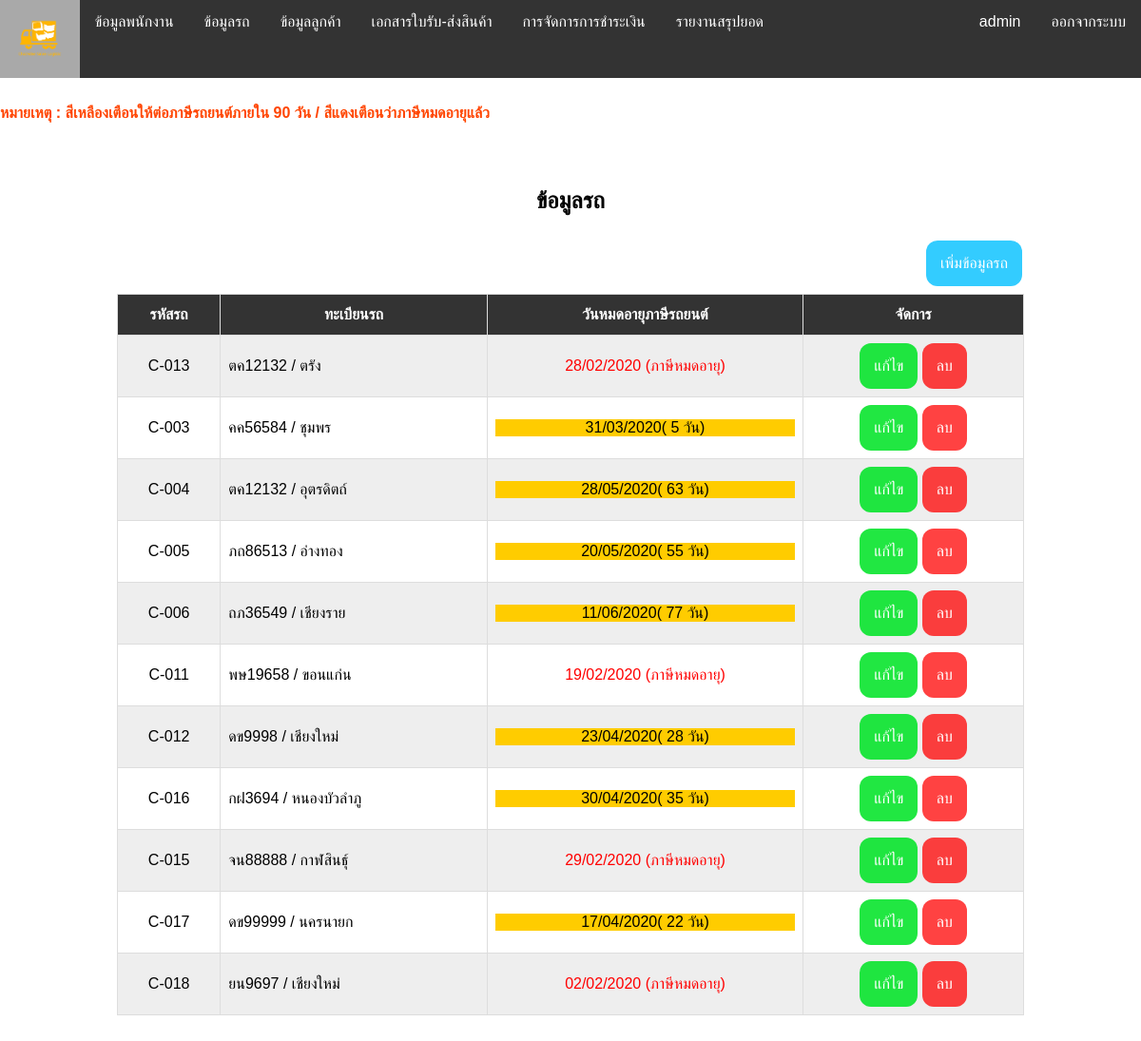
The page /car_show.php (signed in) on the database its author committed.
### tables this page shows
CREATE TABLE `tb_car` (
  `car_id` int(5) NOT NULL,
  `car_id_set` varchar(10) NOT NULL,
  `car_register` varchar(15) NOT NULL,
  `car_province` varchar(20) NOT NULL COMMENT 'จังหวัด',
  `car_date_end` date NOT NULL COMMENT 'วันหมดอายุภาษี'
);

### car_show.php (the view, shortened to what this page needs)
<?php require_once('nevbar.php');
Nevbar(); ?>
<?php require_once('Connections/myconnect.php'); ?>
<?php
function DateDiff($strDate1,$strDate2)
	 {
				return (strtotime($strDate2) - strtotime($strDate1))/  ( 60 * 60 * 24 );
	 }
$query_car = "SELECT * FROM tb_car";
$car = mysql_query($query_car, $myconnect) or die(mysql_error());
$row_car = mysql_fetch_assoc($car);
?>
<!DOCTYPE html PUBLIC "-//W3C//DTD XHTML 1.0 Transitional//EN" "http://www.w3.org/TR/xhtml1/DTD/xhtml1-transitional.dtd">
<html xmlns="http://www.w3.org/1999/xhtml">
<head>
  <link rel="stylesheet" href="index.css">
</head>
<body>
  <table width="80%" height="521" align="center">
    <tr>
      <td colspan="8">&nbsp;</td>
    </tr>
    <tr>
        <div align="left">
        <h2><FONT SIZE=3 COLOR=#FF4500>หมายเหตุ : สีเหลืองเตือนให้ต่อภาษีรถยนต์ภายใน 90 วัน / สีแดงเตือนว่าภาษีหมดอายุแล้ว</FONT></h2>
        </div>
    </tr>
    <tr>
      <td height="33" colspan="8">
        <div align="center">
          <h2>ข้อมูลรถ</h2>
        </div>
      </td>
    </tr>
    <tr>
      <td height="29" colspan="8">
        <div align="right">
          <table >
            <tr>
                <div class="buttonadd"><a href="car_insert.php">เพิ่มข้อมูลรถ</a></div>
            </tr>
          </table>
        </div>
      </td>
    </tr>
    <tr>
      <td >
        <form id="form1" name="form1" method="post" action="">
          <div align="center">
            <table id='customers'>
              <tr>
                <th >
                  <div align="center">รหัสรถ</div>
                </th>
                <th >
                  <div align="center"><span>ทะเบียนรถ</span></div>
                </th>
                <th>
                  <div align="center"><span>วันหมดอายุภาษีรถยนต์</span></div>
                </th>
                <th colspan="2">
                  <div align="center">จัดการ</div>
                </th>
              </tr>
              <?php do { ?>
                <tr>
                  <td >
                    <div align="center"><?php echo $row_car['car_id_set']; ?></div>
                  </td>
                  <td >
                    <div align="left"><?php echo $row_car['car_register']; ?> / <?php echo $row_car['car_province']; ?></div>
                  </td>
                  <td >
                  <?php
                      if (round(DateDiff(date('y-m-d'),$row_car['car_date_end'])) < '0' ){
                  ?>
                    <div align="center" style='color:red'><? echo  date_format(date_create($row_car['car_date_end']),"d/m/Y") ?> (ภาษีหมดอายุ)</div>
                  <?php }
                        else if(round(DateDiff(date('y-m-d'),$row_car['car_date_end'])) <= '90' ){
                    ?>
                    <div align="center" style='background-color:#ffcc00'><?php $date=date_create($row_car['car_date_end']); echo date_format($date,"d/m/Y")."( ".round(DateDiff(date('y-m-d'),$row_car['car_date_end']))." วัน)"; ?> </div>
                    <?php
                  }
                      else{
                  ?>
                      <div align="center" ><?php $date=date_create($row_car['car_date_end']); echo date_format($date,"d/m/Y")."( ".round(DateDiff(date('y-m-d'),$row_car['car_date_end']))." วัน)"; ?> </div>
                  <?php }?>
                  </td>
                  <td >
                    <div align="center">
                      <a class="buttondetail" href="car_edit.php<?php echo $row_car['']; ?>?id=<?php echo $row_car['car_id']; ?>">แก้ไข</a>
                      <a class="btndel" href="car_del.php?id=<?php echo $row_car['car_id']; ?>" onclick="return confirm('ยืนยันที่จะลบข้อมูลหรือไม่ ?')">ลบ</a>
                    </div>
                    </td>
                </tr>
              <?php } while ($row_car = mysql_fetch_assoc($car)); ?>
            </table>
          </div>
        </form>
      </td>
    </tr>
    <tr>
      <td colspan="8">
      </td>
    </tr>
    <tr>
      <td colspan="8">
      </td>
    </tr>
  </table>
</body>
</html>

### index.css (style rules this page uses)
A:link { COLOR: #FFF; TEXT-DECORATION: none }
#customers { font-family: "Trebuchet MS", Arial, Helvetica, sans-serif; border-collapse: collapse; width: 100%; }
#customers td, #customers th { border: 1px solid #ddd; padding: 8px; }
#customers tr:nth-child(even) { background-color: #eee; }
#customers th { padding-top: 12px; padding-bottom: 12px; text-align: left; background-color: #333; color: white; }
.buttonadd { background-color: #33ccff; border: none; color: white; padding: 15px; text-align: center; text-decoration: none; display: inline-block; font-size: 16px; margin: 4px 2px; cursor: pointer; border-radius: 12px; }
.buttondetail { background-color: #00e426de; border: none; color: white; padding: 15px; text-align: center; text-decoration: none; display: inline-block; font-size: 16px; cursor: pointer; border-radius: 12px; }
.btndel { background-color: #ff0000bd; border: none; color: white; padding: 15px; text-align: center; text-decoration: none; display: inline-block; font-size: 16px; cursor: pointer; border-radius: 12px; }

### nevbar.php (style rules this page uses)
body { margin: 0; font-family: Arial, Helvetica, sans-serif, 'angsana New'; }

### rows shown on the page
tb_car: car_id_set "C-013", car_register "ตค12132", car_province "ตรัง", car_date_end "28/02/2020"
tb_car: car_id_set "C-003", car_register "คค56584", car_province "ชุมพร", car_date_end "31/03/2020"
tb_car: car_id_set "C-004", car_register "ตค12132", car_province "อุตรดิตถ์", car_date_end "28/05/2020"
tb_car: car_id_set "C-005", car_register "ภถ86513", car_province "อ่างทอง", car_date_end "20/05/2020"
tb_car: car_id_set "C-006", car_register "ถภ36549", car_province "เชียงราย", car_date_end "11/06/2020"
tb_car: car_id_set "C-011", car_register "พษ19658", car_province "ขอนแก่น", car_date_end "19/02/2020"
tb_car: car_id_set "C-012", car_register "ดข9998", car_province "เชียงใหม่", car_date_end "23/04/2020"
tb_car: car_id_set "C-016", car_register "กฝ3694", car_province "หนองบัวลำภู", car_date_end "30/04/2020"
tb_car: car_id_set "C-015", car_register "จน88888", car_province "กาฬสินธุ์", car_date_end "29/02/2020"
tb_car: car_id_set "C-017", car_register "ดข99999", car_province "นครนายก", car_date_end "17/04/2020"
tb_car: car_id_set "C-018", car_register "ยน9697", car_province "เชียงใหม่", car_date_end "02/02/2020"

### other values the page prints
$_SESSION['MM_Username'] "admin"
